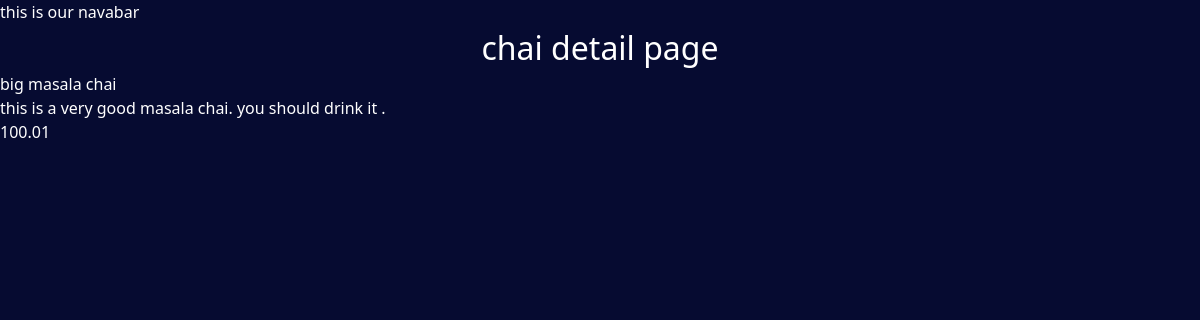
The app's page /chai/2 with its own data.
### chai/models.py (models this page shows, shortened)
class ChaiVariety(models.Model):
    CHAI_TYPE_CHOICE=[
        ('ML', 'Masala Chai'),
        ('GR', 'Green Chai'),
        ('BL', 'Black Chai'),
        ('HE', 'Herbal Chai'),
    ]
    name= models.CharField(max_length=100)
    image = models.ImageField(upload_to='chais/')
    date_added= models.DateTimeField(default=timezone.now)
    type= models.CharField(max_length=2, choices=CHAI_TYPE_CHOICE)
    description = models.TextField(default='')
    pricing = models.DecimalField(max_digits=8, decimal_places=2, default=0.00)

### chai/views.py (the view)
# urls.py: path('<int:chai_id>', views.chai_detail, name="chai_detail"),
def chai_detail(request, chai_id):
    chai= get_object_or_404(ChaiVariety, pk=chai_id)
    return render(request, 'chai/chai_detail.html', {'chai':chai})

### chai/templates/chai/chai_detail.html (shortened to what this page needs)
{% extends "layout.html" %}
{% block content %}
    <h1>chai detail page</h1>
    <h3>{{chai.name}}</h3>
    <h3>{{chai.description}}</h3>
    <h3>{{chai.pricing}}</h3>
{% endblock %}

### static/style.css (style rules this page uses)
body { background: #060b31; color: #fff; }
h1 { text-align: center; font-size: 2em; }

### records on screen
ChaiVariety: name "big masala chai", description "this is a very good masala chai. you should drink it .", pricing "100.01"
